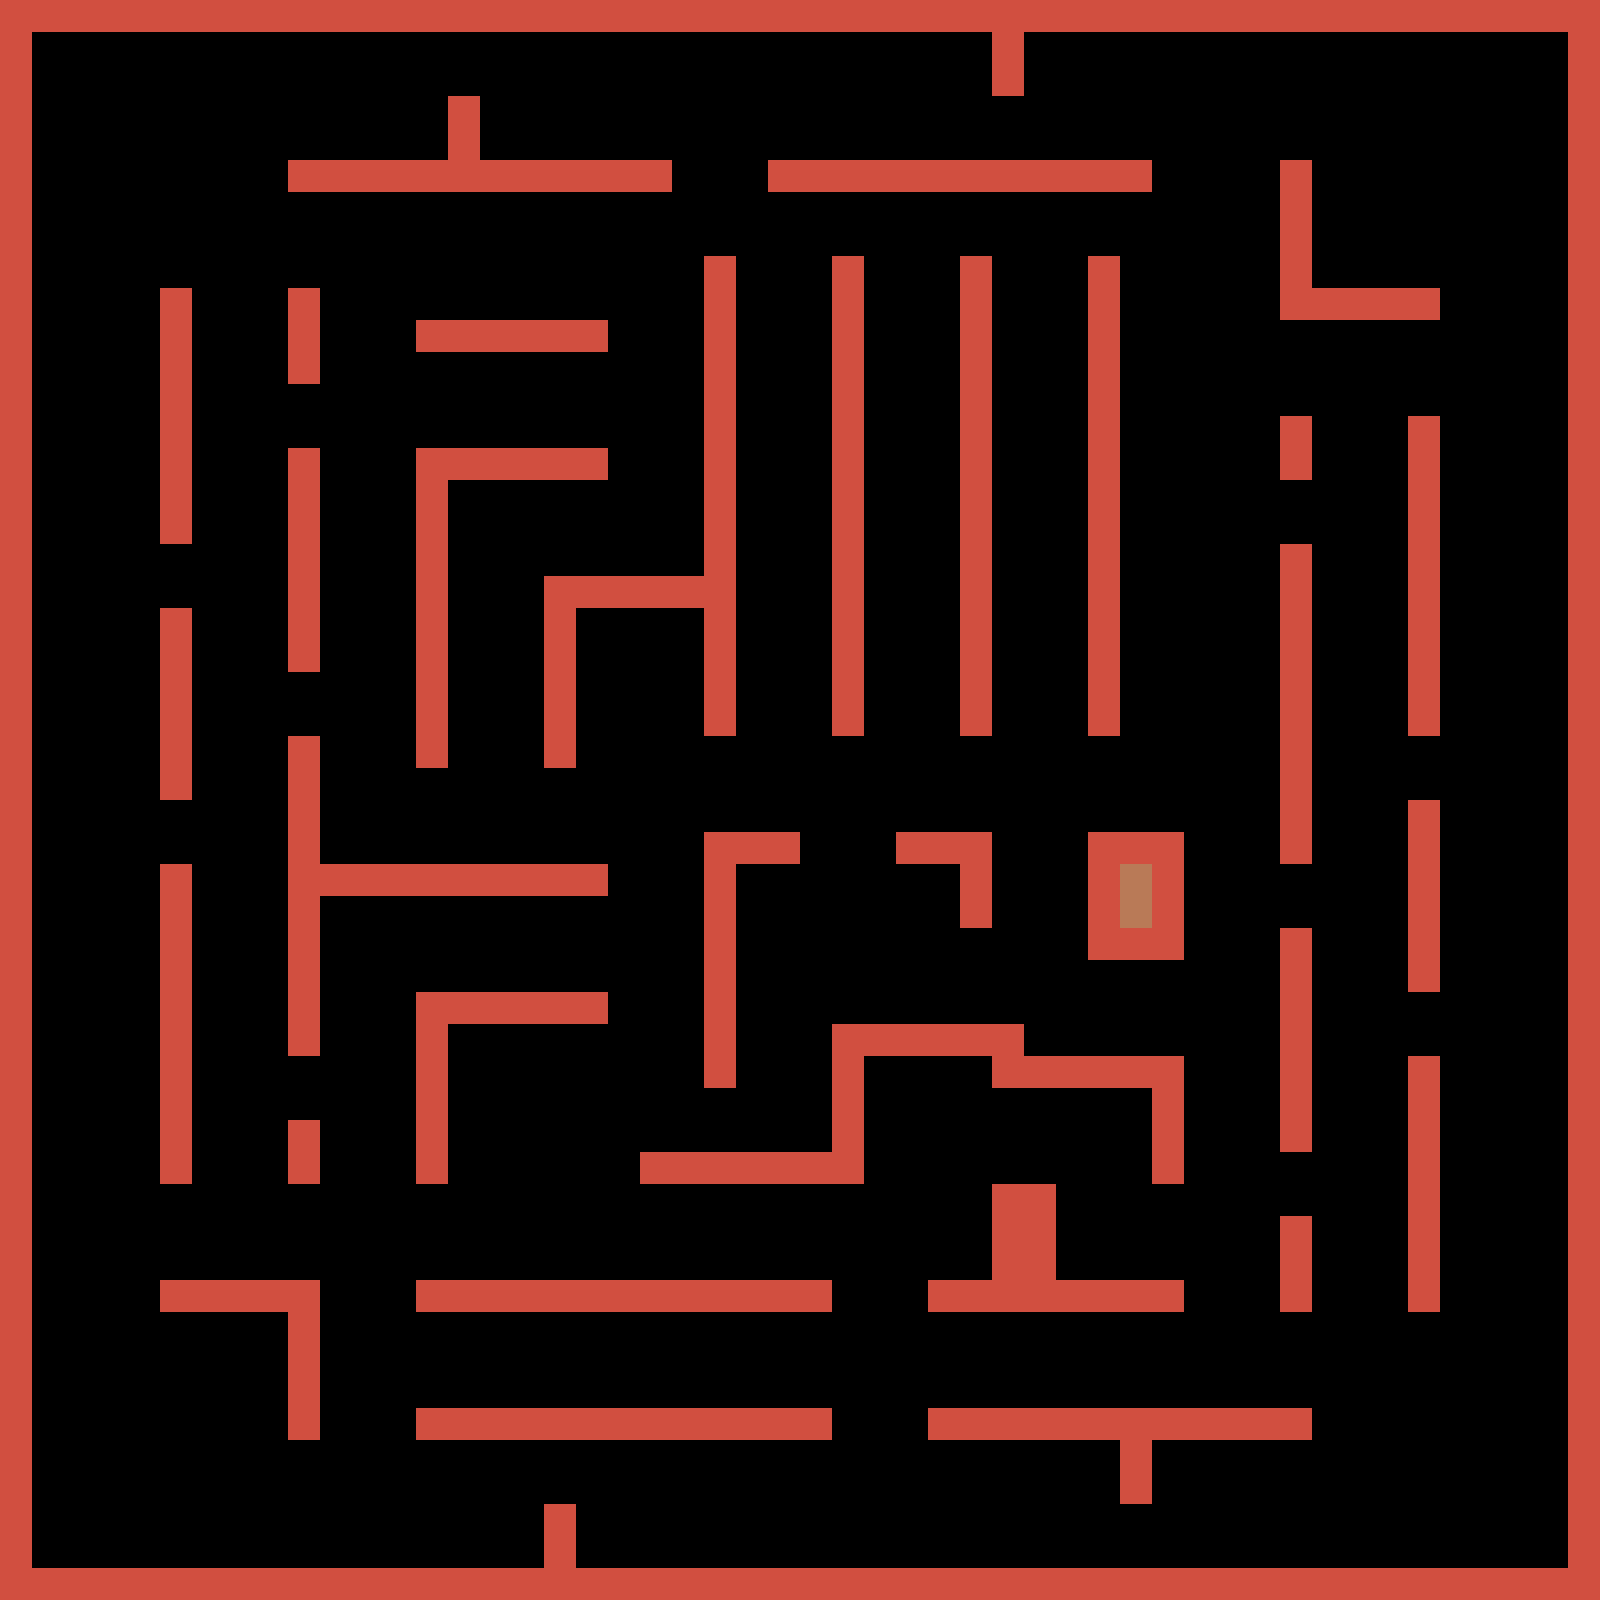

This game map was drawn from its Tiled (.tmx) file and the tilesets committed beside it. A one-line description and the trimmed map source follow:
An orthogonal 50x50 tile map with 32x32 px tiles, 2 tile layers (Background, Collision), 2 tilesets and 21 objects (Vec2, enemyPos1, enemystep1, enemystep2, enemystep3, ...).

<map version="1.2" tiledversion="1.2.1" orientation="orthogonal" renderorder="right-up" width="50" height="50" tilewidth="32" tileheight="32" infinite="0" nextlayerid="13" nextobjectid="47">
 <tileset firstgid="1" source="collision.tsx" />
 <tileset firstgid="5" source="wall.tsx" />
 <layer id="7" name="Background" width="50" height="50" locked="1">
  <data>[2500 cells, 553 non-empty, 2 distinct tile ids]</data>
 </layer>
 <objectgroup id="2" name="Player" locked="1">
  <object id="10" name="PlayerPos" type="Vec2" x="80.8333" y="1488.51" width="32" height="32" />
 </objectgroup>
 <objectgroup id="8" name="Enemy" locked="1" offsetx="-14.3856" offsety="9.36737">
  <object id="27" name="enemyPos1" x="1482.49" y="96.1553">
   <point />
  </object>
 </objectgroup>
 <objectgroup id="12" name="EnemyMoveMap">
  <object id="28" name="enemystep1" x="1214" y="90">
   <point />
  </object>
  <object id="29" name="enemystep2" x="1206" y="370">
   <point />
  </object>
  <object id="30" name="enemystep3" x="1214" y="500">
   <point />
  </object>
  <object id="31" name="enemystep4" x="1220" y="1228">
   <point />
  </object>
  <object id="32" name="enemystep5" x="1114" y="1228">
   <point />
  </object>
  <object id="33" name="enemystep6" x="1112" y="1128">
   <point />
  </object>
  <object id="34" name="enemystep7" x="936" y="1130">
   <point />
  </object>
  <object id="35" name="enemystep8" x="932" y="1234">
   <point />
  </object>
  <object id="36" name="enemystep9" x="568" y="1228">
   <point />
  </object>
  <object id="37" name="enemystep10" x="568" y="1090">
   <point />
  </object>
  <object id="38" name="enemystep11" x="666" y="1086">
   <point />
  </object>
  <object id="39" name="enemystep12" x="662" y="944">
   <point />
  </object>
  <object id="40" name="enemystep13" x="656" y="806">
   <point />
  </object>
  <object id="41" name="enemystep14" x="794" y="796">
   <point />
  </object>
  <object id="42" name="enemystep15" x="798" y="228">
   <point />
  </object>
  <object id="43" name="enemystep16" x="96" y="224">
   <point />
  </object>
  <object id="44" name="enemystep17" x="88" y="568">
   <point />
  </object>
  <object id="45" name="enemystep18" x="100" y="840">
   <point />
  </object>
  <object id="46" name="enemystep19" x="94" y="1418">
   <point />
  </object>
 </objectgroup>
 <layer id="6" name="Collision" width="50" height="50" locked="1" opacity="0.46">
  <data>[2500 cells, 551 non-empty, 2 distinct tile ids]</data>
 </layer>
</map>
